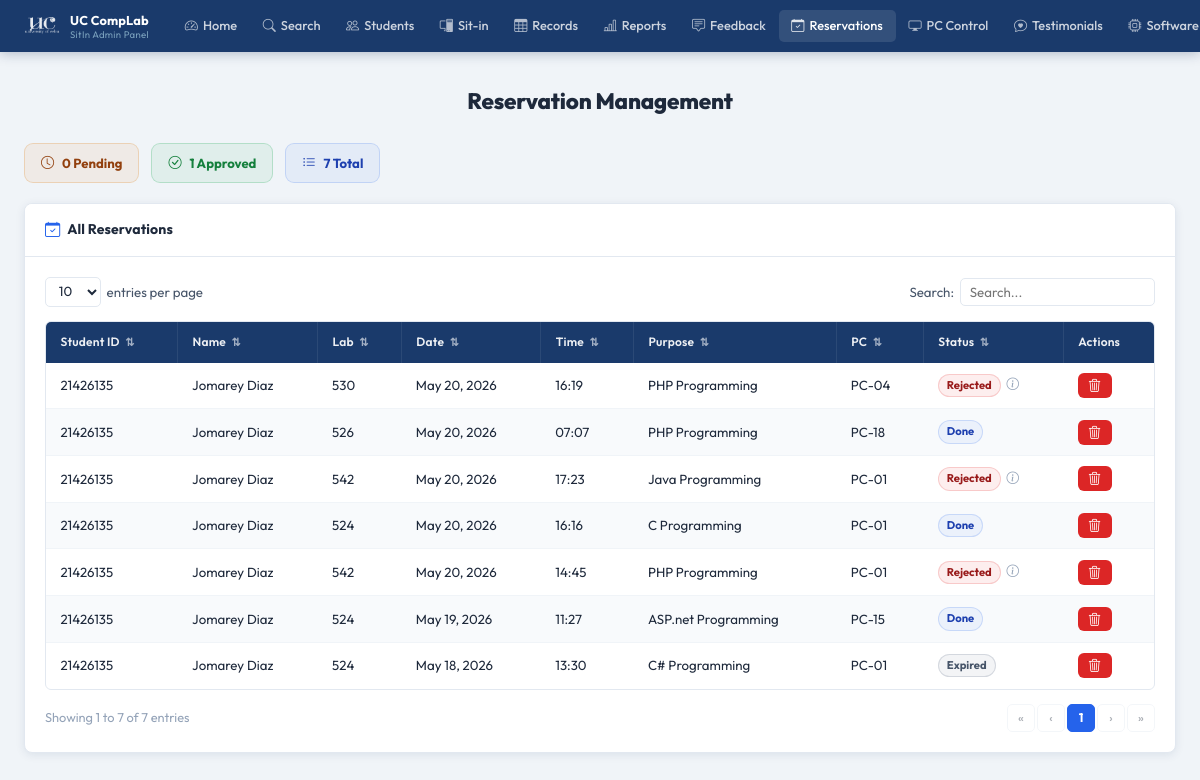
Before: /pages/admin/reservation.php (signed in) with the older database file.
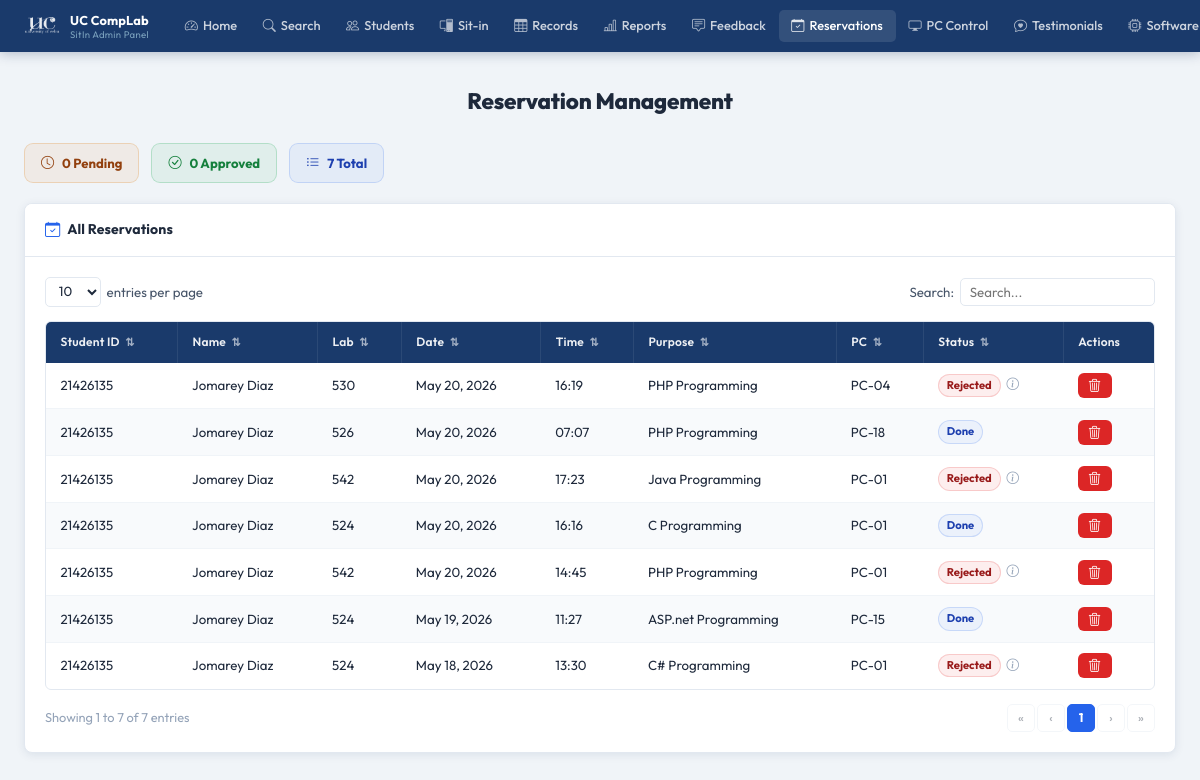
After: the same page with the newer database file.
### tables this page shows
CREATE TABLE reservations (
            id         INTEGER PRIMARY KEY AUTOINCREMENT,
            user_id    INTEGER NOT NULL,
            lab_room   TEXT    NOT NULL,
            date       TEXT    NOT NULL,
            time_slot  TEXT    NOT NULL,
            purpose    TEXT,
            status     TEXT    DEFAULT 'pending',
            created_at DATETIME DEFAULT CURRENT_TIMESTAMP, pc_number INTEGER, reject_note TEXT, disabled_by_student INTEGER DEFAULT 0,
            FOREIGN KEY (user_id) REFERENCES users(id) ON DELETE CASCADE
        );

CREATE TABLE users (
            id                 INTEGER PRIMARY KEY AUTOINCREMENT,
            first_name         TEXT    NOT NULL,
            last_name          TEXT    NOT NULL,
            middle_name        TEXT,
            student_id         TEXT    UNIQUE NOT NULL,
            course             TEXT    NOT NULL,
            course_level       INTEGER NOT NULL,
            email              TEXT    UNIQUE NOT NULL,
            address            TEXT    NOT NULL,
            password           TEXT    NOT NULL,
            remaining_sessions INTEGER DEFAULT 30,
            created_at         DATETIME DEFAULT CURRENT_TIMESTAMP
        , profile_picture TEXT, points INTEGER DEFAULT 0);

### pages/admin/reservation.php (the view, shortened to what the changed rows need)
<?php
$base = '../../';
$db = getDB();
$reservations = $db->query("
    SELECT r.*, u.student_id,
           u.first_name||' '||u.last_name AS full_name,
           u.remaining_sessions
    FROM reservations r
    JOIN users u ON u.id = r.user_id
    WHERE r.disabled_by_student = 0
    ORDER BY r.created_at DESC
")->fetchAll();
$today = date('Y-m-d');
foreach ($reservations as &$r) {
    if (in_array($r['status'], ['pending','approved']) && $r['date'] < $today) {
        $r['display_status'] = 'expired';
    } else {
        $r['display_status'] = $r['status'];
    }
}
$pendingCount  = count(array_filter($reservations, fn($r) => $r['status'] === 'pending'));
$approvedCount = count(array_filter($reservations, fn($r) => $r['status'] === 'approved'));
?>
<!DOCTYPE html>
<html lang="en">
<head>
  <link rel="stylesheet" href="<?= $base ?>assets/css/admin.css"/>
  <link rel="stylesheet" href="https://cdn.jsdelivr.net/npm/bootstrap-icons@1.11.3/font/bootstrap-icons.css"/>
</head>
<body>
<div class="admin-page">
  <div class="admin-inner">
    <h1 class="a-page-title">Reservation Management</h1>
    <div class="res-stat-strip">
      <div class="res-stat-chip rsc-pending">
        <i class="bi bi-clock"></i> <?= $pendingCount ?> Pending
      </div>
      <div class="res-stat-chip rsc-approved">
        <i class="bi bi-check-circle"></i> <?= $approvedCount ?> Approved
      </div>
      <div class="res-stat-chip rsc-total">
        <i class="bi bi-list-ul"></i> <?= count($reservations) ?> Total
      </div>
    </div>
    <div class="a-card">
      <div class="a-card-body">
        <div class="a-table-wrap">
          <table class="a-table" id="resTable">
            <thead>
              <tr>
                <th class="a-sortable" data-col="0">Student ID <span class="a-sort-icon">⇅</span></th>
                <th class="a-sortable" data-col="1">Name <span class="a-sort-icon">⇅</span></th>
                <th class="a-sortable" data-col="2">Lab <span class="a-sort-icon">⇅</span></th>
                <th class="a-sortable" data-col="3">Date <span class="a-sort-icon">⇅</span></th>
                <th class="a-sortable" data-col="4">Time <span class="a-sort-icon">⇅</span></th>
                <th class="a-sortable" data-col="5">Purpose <span class="a-sort-icon">⇅</span></th>
                <th class="a-sortable" data-col="6">PC <span class="a-sort-icon">⇅</span></th>
                <th class="a-sortable" data-col="7">Status <span class="a-sort-icon">⇅</span></th>
                <th>Actions</th>
              </tr>
            </thead>
            <tbody id="resBody">
              <?php if (empty($reservations)): ?>
                <tr class="a-table-empty"><td colspan="9">No reservations yet.</td></tr>
              <?php else: ?>
                <?php foreach ($reservations as $r): ?>
                  <tr class="a-data-row">
                    <td><?= htmlspecialchars($r['student_id']) ?></td>
                    <td><?= htmlspecialchars($r['full_name']) ?></td>
                    <td><?= htmlspecialchars($r['lab_room']) ?></td>
                    <td><?= date('M j, Y', strtotime($r['date'])) ?></td>
                    <td><?= htmlspecialchars($r['time_slot']) ?></td>
                    <td><?= htmlspecialchars($r['purpose'] ?? '—') ?></td>
                    <td><?= $r['pc_number'] ? 'PC-'.str_pad($r['pc_number'],2,'0',STR_PAD_LEFT) : '—' ?></td>
                    <td>
                      <span class="a-badge badge-<?= $r['display_status'] ?>">
                        <?= ucfirst($r['display_status']) ?>
                      </span>
                      <?php if ($r['reject_note'] && $r['status'] === 'rejected'): ?>
                        <span title="Reason: <?= htmlspecialchars($r['reject_note']) ?>" style="cursor:help;margin-left:3px;color:#94a3b8;font-size:0.78rem;">
                          <i class="bi bi-info-circle"></i>
                        </span>
                      <?php endif; ?>
                    </td>
                    <td>
                      <div class="res-actions">
                        <form method="POST" style="display:inline;"
                              onsubmit="return confirm('Delete this reservation?')">
                          <button type="submit" class="a-btn a-btn-red a-btn-sm" title="Delete">
                            <i class="bi bi-trash3"></i>
                          </button>
                        </form>
                      </div>
                    </td>
                  </tr>
                <?php endforeach; ?>
              <?php endif; ?>
            </tbody>
          </table>
        </div>
      </div>
    </div>
  </div>
</div>
</body>
</html>

Changed rows visible on the page:
changed reservations "May 18, 2026": status "Expired" → "Rejected"
Other visible differences:
$approvedCount: "1" → "0"
